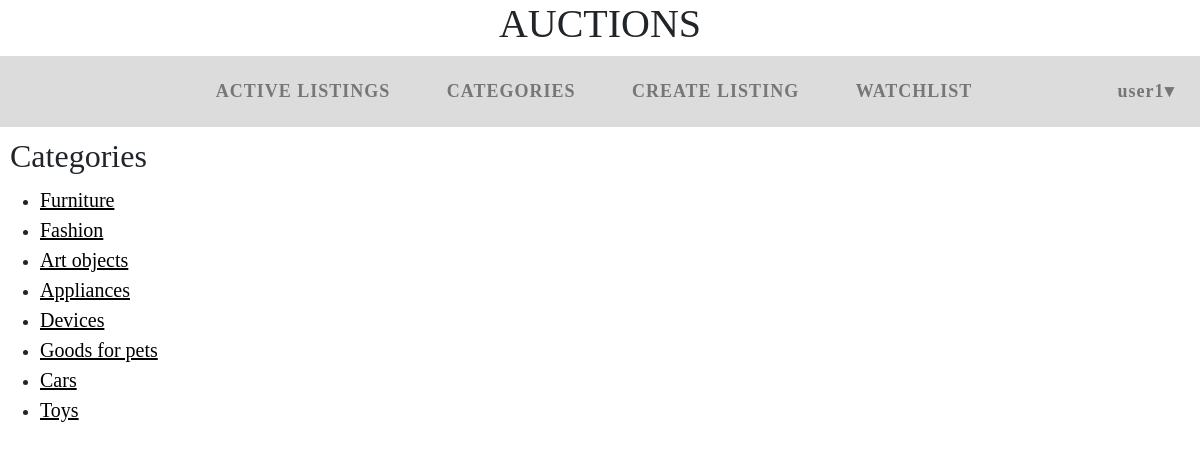
The page /categories (signed in) on the database its author committed.
### auctions/models.py (models this page shows)
class User(AbstractUser):
    pass

class Category(models.Model):
    name=models.CharField(max_length=64, unique=True)

### auctions/views.py (the view)
# urls.py: path("categories", views.categories, name="categories"),
def categories(request):
    categories=Category.objects.all
    return render(request, "auctions/categories.html",{
        "categories": categories
        })

### auctions/templates/auctions/categories.html
{% extends "auctions/layout.html" %}
{% block body %}
    <h2 class="categories">Categories</h2>
    <div class="categoryList">
        <ul>
        {% for category in categories %}
        <li><a class="category" href="categories/{{category.name}}">{{ category.name }}</li>
        {% endfor %}
        </ul>
    </div>
{% endblock %}

### auctions/templates/auctions/layout.html (shortened to what this page needs)
{% load static %}
<!DOCTYPE html>
<html lang="en">
    <head>
        <link rel="stylesheet" href="https://stackpath.bootstrapcdn.com/bootstrap/4.4.1/css/bootstrap.min.css">
        <link href="{% static 'auctions/styles.css' %}" rel="stylesheet">
    </head>
    <body>
    <h1>Auctions</h1>
       <nav>
         <ul class="refs">
                <li class="nav-item">
                    <a class="nav-link" href="{% url 'index' %}">Active Listings</a>
                </li>
                <li class="nav-item">
                    <a class="nav-link" href="{% url 'categories' %}">Categories</a>
                </li>
                {% if user.is_authenticated %}
                <li class="nav-item">
                    <a class="nav-link" href="{% url 'create' %}">Create Listing</a>
                </li>
                <li class="nav-item">
                    <a class="nav-link" href="{% url 'show_watchlist' %}">Watchlist</a>
                </li>
                {% endif %}
         </ul>
           <ul class="topmenu">
                {% if user.is_authenticated %}
                    <li  id="user"><strong>{{ user.username }}&#9662;</strong>
                    </li>
                {% endif %}
                </ul>
         </nav>
        {% block body %}
        {% endblock %}
    </body>
</html>

### auctions/static/auctions/styles.css (style rules this page uses)
body { padding: 0px; font-family: 'Snell Roundhand'; font-size: 18px; }
h1 { text-transform: uppercase; text-align: center; }
nav { background: gainsboro; margin-bottom: 10px; display: flex; }
nav ul { list-style: none; margin: 0; padding: 0; }
nav a { text-decoration: none; outline: none; display: block; transition: .4s ease-in-out; }
.refs { text-align: center; padding: 10px 0; flex-grow: 1; width:90%; }
.topmenu { text-align: center; padding: 10px 0; width: 10%; }
.topmenu > li, .refs > li { display: inline-block; position: relative; left: 5%; }
#user { padding: 12px; color: #767676; letter-spacing: 1px; }
.refs > li > a { padding: 12px 26px; color: #767676; text-transform: uppercase; font-weight: bold; letter-spacing: 1px; }
h2 { text-align: center; }
.category { color: black; text-decoration: underline; background-color: transparent; font-size: 20px; }
.categories { margin: 10px; text-align: start; }

### rows shown on the page
User: username "user1"
Category: name "Furniture"
Category: name "Fashion"
Category: name "Art objects"
Category: name "Appliances"
Category: name "Devices"
Category: name "Goods for pets"
Category: name "Cars"
Category: name "Toys"
